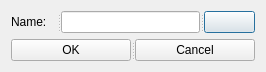
<?xml version="1.0" encoding="UTF-8"?>
<ui version="4.0">
 <class>GoalDialog</class>
 <widget class="QDialog" name="GoalDialog">
  <property name="geometry">
   <rect>
    <x>0</x>
    <y>0</y>
    <width>266</width>
    <height>71</height>
   </rect>
  </property>
  <property name="windowTitle">
   <string>Dialog</string>
  </property>
  <layout class="QVBoxLayout" name="verticalLayout">
   <item>
    <widget class="QSplitter" name="splitter">
     <property name="orientation">
      <enum>Qt::Horizontal</enum>
     </property>
     <widget class="QLabel" name="label">
      <property name="text">
       <string>Name:</string>
      </property>
     </widget>
     <widget class="QLineEdit" name="name_le"/>
     <widget class="QPushButton" name="color_button">
      <property name="text">
       <string/>
      </property>
      <property name="icon">
       <iconset resource="resources.qrc">
        <normaloff>:/icons/icons/rgb.png</normaloff>:/icons/icons/rgb.png</iconset>
      </property>
     </widget>
    </widget>
   </item>
   <item>
    <widget class="QSplitter" name="splitter_2">
     <property name="orientation">
      <enum>Qt::Horizontal</enum>
     </property>
     <widget class="QPushButton" name="ok_button">
      <property name="text">
       <string>OK</string>
      </property>
     </widget>
     <widget class="QPushButton" name="cancel_button">
      <property name="text">
       <string>Cancel</string>
      </property>
     </widget>
    </widget>
   </item>
  </layout>
 </widget>
 <resources>
  <include location="resources.qrc"/>
 </resources>
 <connections/>
</ui>
